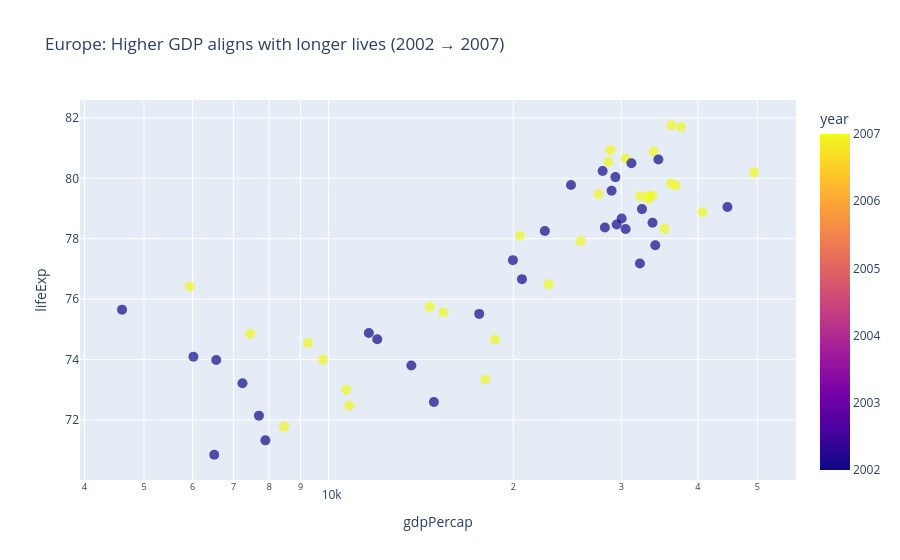

Write notebook code for a chart like this one.
### Markdown cell above
## Task 1 — Scatter: life expectancy change over time

**What to build:** A scatter showing **GDP per capita vs life expectancy** for **two years** (2000 and 2007) to show how both moved — use **colour for year** (just 2 colours), **one continent only**.

Choose any continent except Africa (that was the example). Highlight the change direction.

> 💡 Filter: `df.loc[df['continent'] == 'YOUR_CHOICE']` then filter years

### Code cell
# Task 1
# YOUR CODE HERE
# Task 1 — Scatter: life expectancy change over time

import pandas as pd
import plotly.express as px

# Filter: one continent (Europe) and two years (2000, 2007)
df_europe = df.loc[
    (df['continent'] == 'Europe') & (df['year'].isin([2002, 2007]))
]

# Scatter plot
fig = px.scatter(
    df_europe,
    x="gdpPercap",
    y="lifeExp",
    color="year",  # only 2 colours
    hover_name="country",
    log_x=True,  # log scale for GDP
    title="Europe: Higher GDP aligns with longer lives (2002 → 2007)"
)

# Improve marker visibility
fig.update_traces(marker=dict(size=10, opacity=0.7))

fig.show()

### Figure 1 — Plotly figure (JSON) as saved in the notebook; plotly's stock layout.template omitted (floating-point values rounded to 4 significant figures)
{"data": [{"hovertemplate": "<b>%{hovertext}</b><br><br>gdpPercap=%{x}<br>lifeExp=%{y}<br>year=%{marker.color}<extra></extra>", "hovertext": ["Albania", "Albania", "Austria", "Austria", "Belgium", "Belgium", "Bosnia and Herzegovina", "Bosnia and Herzegovina", "Bulgaria", "Bulgaria", "Croatia", "Croatia", "Czech Republic", "Czech Republic", "Denmark", "Denmark", "Finland", "Finland", "France", "France", "Germany", "Germany", "Greece", "Greece", "Hungary", "Hungary", "Iceland", "Iceland", "Ireland", "Ireland", "Italy", "Italy", "Montenegro", "Montenegro", "Netherlands", "Netherlands", "Norway", "Norway", "Poland", "Poland", "Portugal", "Portugal", "Romania", "Romania", "Serbia", "Serbia", "Slovak Republic", "Slovak Republic", "Slovenia", "Slovenia", "Spain", "Spain", "Sweden", "Sweden", "Switzerland", "Switzerland", "Turkey", "Turkey", "United Kingdom", "United Kingdom"], "legendgroup": "", "marker": {"color": [2002, 2007, 2002, 2007, 2002, 2007, 2002, 2007, 2002, 2007, 2002, 2007, 2002, 2007, 2002, 2007, 2002, 2007, 2002, 2007, 2002, 2007, 2002, 2007, 2002, 2007, 2002, 2007, 2002, 2007, 2002, 2007, 2002, 2007, 2002, 2007, 2002, 2007, 2002, 2007, 2002, 2007, 2002, 2007, 2002, 2007, 2002, 2007, 2002, 2007, 2002, 2007, 2002, 2007, 2002, 2007, 2002, 2007, 2002, 2007], "coloraxis": "coloraxis", "opacity": 0.7, "size": 10, "symbol": "circle"}, "mode": "markers", "name": "", "orientation": "v", "showlegend": false, "type": "scatter", "x": [4604.0, 5937.0, 32420.0, 36130.0, 30490.0, 33690.0, 6019.0, 7446.0, 7697.0, 10680.0, 11630.0, 14620.0, 17600.0, 22830.0, 32170.0, 35280.0, 28200.0, 33210.0, 28930.0, 30470.0, 30040.0, 32170.0, 22510.0, 27540.0, 14840.0, 18010.0, 31160.0, 36180.0, 34080.0, 40680.0, 27970.0, 28570.0, 6557.0, 9254.0, 33720.0, 36800.0, 44680.0, 49360.0, 12000.0, 15390.0, 19970.0, 20510.0, 7885.0, 10810.0, 7236.0, 9787.0, 13640.0, 18680.0, 20660.0, 25770.0, 24840.0, 28820.0, 29340.0, 33860.0, 34480.0, 37510.0, 6508.0, 8458.0, 29480.0, 33200.0], "xaxis": "x", "y": [75.65, 76.42, 78.98, 79.83, 78.32, 79.44, 74.09, 74.85, 72.14, 73.0, 74.88, 75.75, 75.51, 76.49, 77.18, 78.33, 78.37, 79.31, 79.59, 80.66, 78.67, 79.41, 78.26, 79.48, 72.59, 73.34, 80.5, 81.76, 77.78, 78.89, 80.24, 80.55, 73.98, 74.54, 78.53, 79.76, 79.05, 80.2, 74.67, 75.56, 77.29, 78.1, 71.32, 72.48, 73.21, 74.0, 73.8, 74.66, 76.66, 77.93, 79.78, 80.94, 80.04, 80.88, 80.62, 81.7, 70.84, 71.78, 78.47, 79.42], "yaxis": "y"}], "layout": {"coloraxis": {"colorbar": {"title": {"text": "year"}}, "colorscale": [[0, "#0d0887"], [0.1111, "#46039f"], [0.2222, "#7201a8"], [0.3333, "#9c179e"], [0.4444, "#bd3786"], [0.5556, "#d8576b"], [0.6667, "#ed7953"], [0.7778, "#fb9f3a"], [0.8889, "#fdca26"], [1, "#f0f921"]]}, "legend": {"tracegroupgap": 0}, "title": {"text": "Europe: Higher GDP aligns with longer lives (2002 → 2007)"}, "xaxis": {"anchor": "y", "domain": [0, 1], "title": {"text": "gdpPercap"}, "type": "log"}, "yaxis": {"anchor": "x", "domain": [0, 1], "title": {"text": "lifeExp"}}}}
